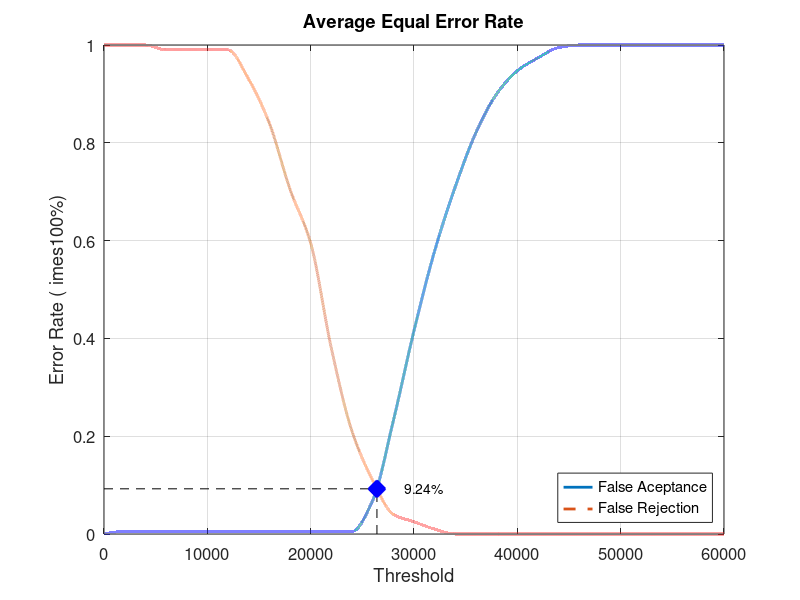
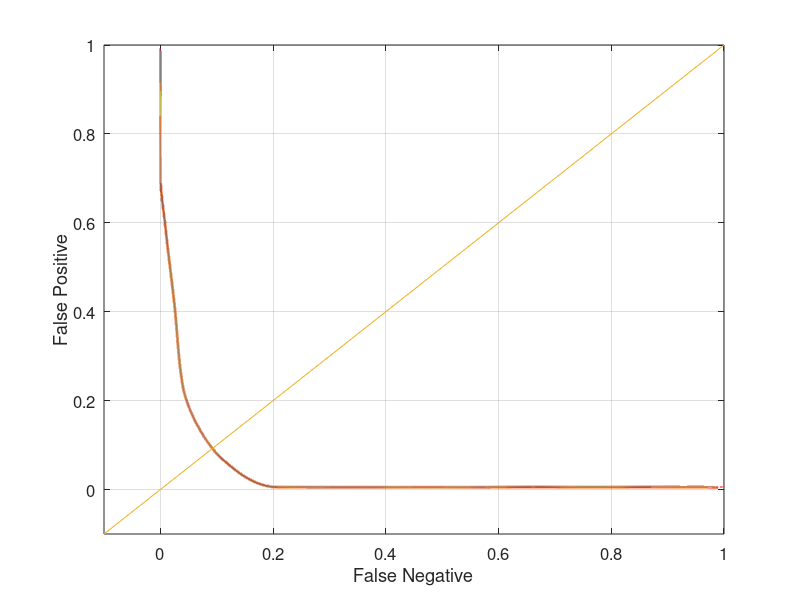

Here is the MATLAB script that generated these plots, in order:
close all;
clear;
clc;
x = 0:2000:60000;
xq = 0:0.5:60000;

y0 = [0 0.00526316 0.00526316 0.00526316 0.00526316 0.00526316 0.00526316 0.00526316 0.00526316 0.00526316 0.00526316 0.00526316 0.00526316 0.0684211 0.231579 0.415789 0.578947 0.710526 0.821053 0.9 0.947368 0.973684 0.994737 1 1 1 1 1 1 1 1]
yy0 = interp1(x, y0, xq, 'pchip');
y1 = [1 1 1 0.99 0.99 0.99 0.99 0.93 0.84 0.705 0.595 0.38 0.21 0.11 0.04 0.025 0.01 0 0 0 0 0 0 0 0 0 0 0 0 0 0]
yy1 = interp1(x, y1, xq, 'pchip');

% Calculating EER: 
y2 = abs(y0 - y1);
find(y2 == min(y2))
yy2 = abs(yy0 - yy1);
xEER = find(yy2 == min(yy2));
xEERIndex = xq(xEER) % X-axis EER
yEER = yy0(xEER) % Y-axis EER

main = figure
plot(xq, yy0,'-','LineWidth', 2);	hold on
plot(xq, yy1,'--','LineWidth', 2);	hold on
plot([xEERIndex xEERIndex], [0 yEER], 'k--');	hold on
plot([0 xEERIndex], [yEER yEER], 'k--');	hold on
plot(xEERIndex, yEER, 'bx', 'LineWidth', 10);	hold on
text(xEERIndex + 10 * xEERIndex / 100, yEER, [num2str(round((10000 * yEER)) / 100) '%'])
legend('False Aceptance', 'False Rejection', 'Location', 'SouthEast')
xlabel('Threshold')
ylabel('Error Rate (	imes100%)')
title('Average Equal Error Rate')
set(gca, 'FontSize', 12)
axis([0 60000 0 1])
grid on

print(main, 'Database5_3Main', '-dpng');
FNRxFPR = figure('Color', [1 1 1]);
plot(yy1, yy0, '-', yy1, yy0, 'LineWidth', 2);
hold on
y = -0.1:0.1:1
plot(y, y); 
set(gca, 'FontSize', 12)
xlabel('False Negative')
ylabel('False Positive')
axis([-0.1 1 -0.1 1])
set(gca, 'FontSize', 12)
grid on

print(FNRxFPR, 'Database5_3FNRxFPR','-dpng');
